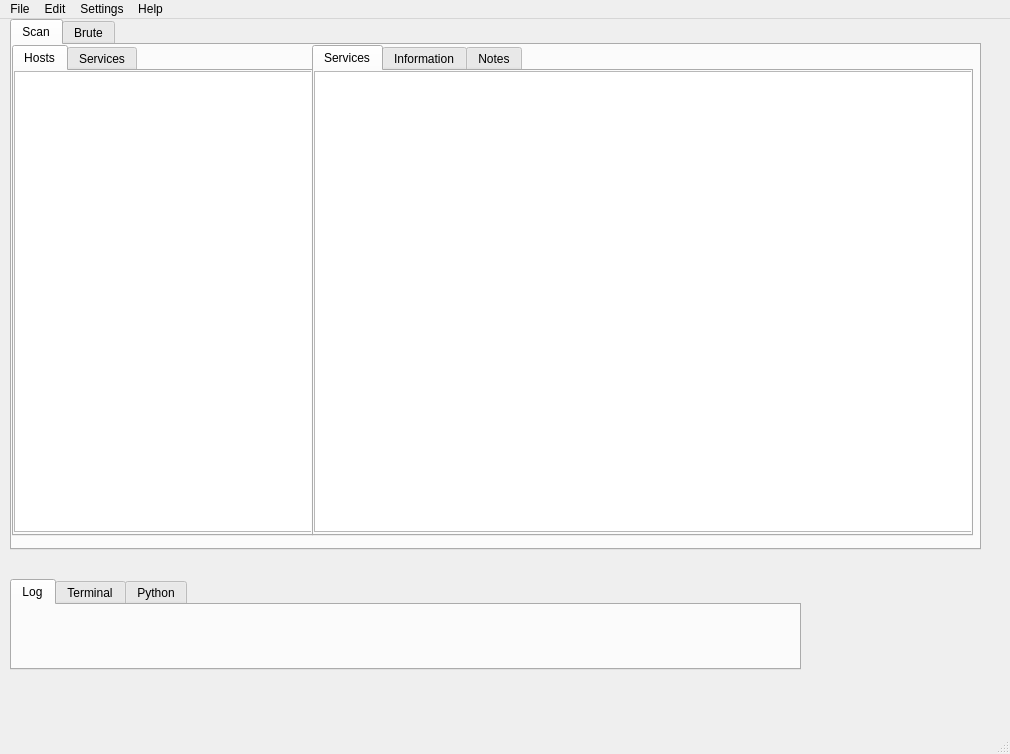
<?xml version="1.0" encoding="UTF-8"?>
<ui version="4.0">
 <class>MainWindow</class>
 <widget class="QMainWindow" name="MainWindow">
  <property name="geometry">
   <rect>
    <x>0</x>
    <y>0</y>
    <width>1010</width>
    <height>754</height>
   </rect>
  </property>
  <property name="windowTitle">
   <string>Sparta v0.0001</string>
  </property>
  <widget class="QWidget" name="centralwidget">
   <widget class="QTabWidget" name="tabWidget">
    <property name="geometry">
     <rect>
      <x>10</x>
      <y>0</y>
      <width>971</width>
      <height>531</height>
     </rect>
    </property>
    <property name="currentIndex">
     <number>0</number>
    </property>
    <widget class="QWidget" name="tab">
     <attribute name="title">
      <string>Scan</string>
     </attribute>
     <widget class="QTabWidget" name="tabWidget_3">
      <property name="geometry">
       <rect>
        <x>300</x>
        <y>0</y>
        <width>661</width>
        <height>491</height>
       </rect>
      </property>
      <property name="currentIndex">
       <number>0</number>
      </property>
      <widget class="QWidget" name="tab_5">
       <attribute name="title">
        <string>Services</string>
       </attribute>
       <widget class="QTableView" name="ServicesTableView">
        <property name="geometry">
         <rect>
          <x>0</x>
          <y>0</y>
          <width>661</width>
          <height>461</height>
         </rect>
        </property>
       </widget>
      </widget>
      <widget class="QWidget" name="tab_6">
       <attribute name="title">
        <string>Information</string>
       </attribute>
      </widget>
      <widget class="QWidget" name="tab_7">
       <attribute name="title">
        <string>Notes</string>
       </attribute>
      </widget>
     </widget>
     <widget class="QTabWidget" name="tabWidget_2">
      <property name="geometry">
       <rect>
        <x>0</x>
        <y>0</y>
        <width>301</width>
        <height>491</height>
       </rect>
      </property>
      <property name="currentIndex">
       <number>0</number>
      </property>
      <widget class="QWidget" name="tab_3">
       <attribute name="title">
        <string>Hosts</string>
       </attribute>
       <widget class="QTableView" name="HostsTableView">
        <property name="geometry">
         <rect>
          <x>0</x>
          <y>0</y>
          <width>301</width>
          <height>461</height>
         </rect>
        </property>
       </widget>
      </widget>
      <widget class="QWidget" name="tab_4">
       <attribute name="title">
        <string>Services</string>
       </attribute>
      </widget>
     </widget>
    </widget>
    <widget class="QWidget" name="tab_2">
     <attribute name="title">
      <string>Brute</string>
     </attribute>
    </widget>
   </widget>
   <widget class="QTabWidget" name="tabWidget_4">
    <property name="geometry">
     <rect>
      <x>10</x>
      <y>560</y>
      <width>791</width>
      <height>91</height>
     </rect>
    </property>
    <property name="currentIndex">
     <number>0</number>
    </property>
    <widget class="QWidget" name="tab_8">
     <attribute name="title">
      <string>Log</string>
     </attribute>
    </widget>
    <widget class="QWidget" name="tab_9">
     <attribute name="title">
      <string>Terminal</string>
     </attribute>
    </widget>
    <widget class="QWidget" name="tab_10">
     <attribute name="title">
      <string>Python</string>
     </attribute>
    </widget>
   </widget>
  </widget>
  <widget class="QMenuBar" name="menubar">
   <property name="geometry">
    <rect>
     <x>0</x>
     <y>0</y>
     <width>1010</width>
     <height>25</height>
    </rect>
   </property>
   <widget class="QMenu" name="menuFile">
    <property name="title">
     <string>File</string>
    </property>
    <addaction name="actionNew_Project"/>
    <addaction name="actionOpen"/>
    <addaction name="separator"/>
    <addaction name="actionExit"/>
   </widget>
   <widget class="QMenu" name="menuEdit">
    <property name="title">
     <string>Edit</string>
    </property>
   </widget>
   <widget class="QMenu" name="menuSettings">
    <property name="title">
     <string>Settings</string>
    </property>
   </widget>
   <widget class="QMenu" name="menuHelp">
    <property name="title">
     <string>Help</string>
    </property>
   </widget>
   <addaction name="menuFile"/>
   <addaction name="menuEdit"/>
   <addaction name="menuSettings"/>
   <addaction name="menuHelp"/>
  </widget>
  <widget class="QStatusBar" name="statusbar"/>
  <action name="actionNew_Project">
   <property name="text">
    <string>New</string>
   </property>
   <property name="toolTip">
    <string>Create a new project file</string>
   </property>
   <property name="shortcut">
    <string>Ctrl+N</string>
   </property>
  </action>
  <action name="actionExit">
   <property name="text">
    <string>Exit</string>
   </property>
   <property name="toolTip">
    <string>Exit the application</string>
   </property>
   <property name="shortcut">
    <string>Ctrl+Q</string>
   </property>
  </action>
  <action name="actionOpen">
   <property name="text">
    <string>Open</string>
   </property>
   <property name="toolTip">
    <string>Open an existing project file</string>
   </property>
   <property name="shortcut">
    <string>Ctrl+O</string>
   </property>
  </action>
 </widget>
 <resources/>
 <connections/>
</ui>
